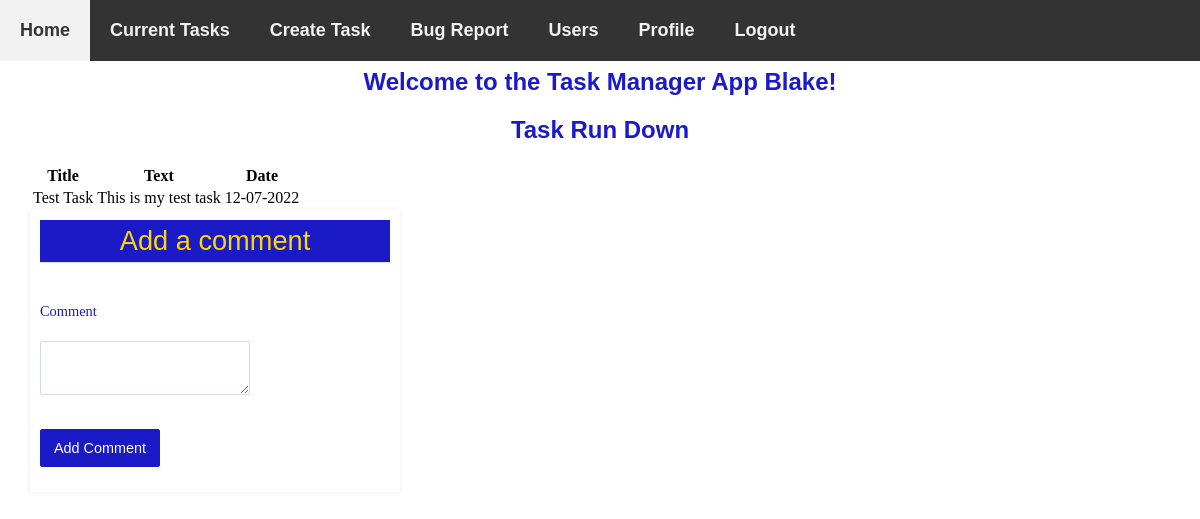
The page /notes/5 (signed in) on the database as committed earlier.
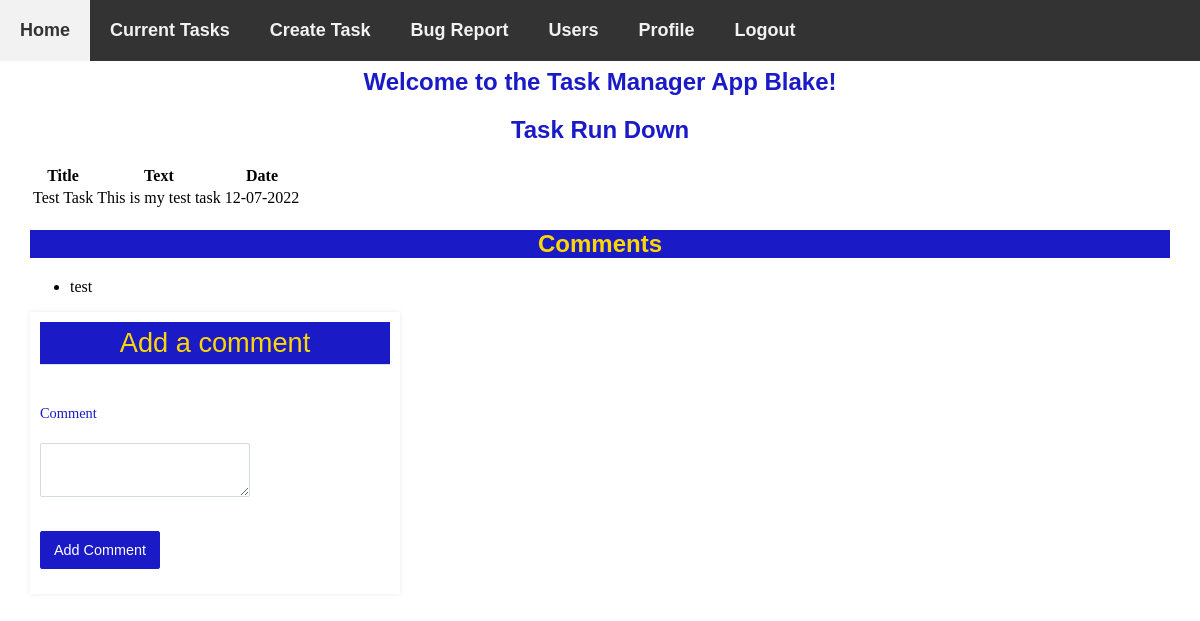
The same page on the database as committed later.
### models.py (models this page shows, shortened)
class Comment(db.Model):
    id = db.Column(db.Integer, primary_key=True)
    date_posted = db.Column(db.DateTime, nullable=False)
    content = db.Column(db.VARCHAR, nullable=False)
    note_id = db.Column(db.Integer, db.ForeignKey("note.id"), nullable=False)
    user_id = db.Column(db.Integer, db.ForeignKey("user.id"), nullable=False)

### flask06.py (the view)
@app.route('/notes/<note_id>')
def get_note(note_id):
    if session.get('user'):
        my_note = db.session.query(Note).filter_by(id=note_id, user_id=session['user_id']).one()
        form = CommentForm()
        return render_template('note.html', note=my_note, user=session['user'], form=form)
    else:
        return redirect(url_for('login'))

### forms.py
class CommentForm(FlaskForm):
    class Meta:
        csrf = False
    comment = TextAreaField('Comment', validators=[Length(min=1)])
    submit = SubmitField('Add Comment')

### templates/note.html (shortened to what this page needs)
<!DOCTYPE html>
<html lang="en">
  <head>
    <link
      rel="stylesheet"
      href="{{ url_for('static', filename='main.css') }}"
    />
  </head>
  <body>
    <header id="navbar">
      <nav>
        <a href="{{ url_for('index')}}"> Home</a>
        <a href="{{ url_for('get_notes') }}">Current Tasks</a>
        <a href="{{ url_for('new_note') }}">Create Task</a>
        <a href="{{ url_for('form') }}">Bug Report</a>
        <a href="{{ url_for('get_users') }}">Users</a>
        <a href="{{ url_for('profile') }}">Profile</a>
        <a href="{{ url_for('logout') }}">Logout</a>
    </nav>
  </header>
    <section id="content">
      <br>
      <h1>Welcome to the Task Manager App {{user}}!</h1>
        <h1>Task Run Down</h1>
        <table>
          <tr>
            <th>Title</th>
            <th>Text</th>
            <th>Date</th>
          </tr>
          <tr>
            <td>{{ note.title }}</td>
            <td>{{ note.text }}</td>
            <td>{{ note.date }}</td>
          </tr>
        </table>
        {% if note.comments %} {% if note.comments|length > 0 %}
        <h2>Comments</h2>
        <ul>
          {% for comment in note.comments %}
          <li>{{ comment.content }}</li>
          {% endfor %}
        </ul>
        {% endif %} {% endif %}
        <form action="{{ url_for('new_comment', note_id=note.id) }}" method="post">
          <div class="formwrapper">
            <h2 class="title">Add a comment</h2>
            <div class="form-field">
              {{ form.comment.label }} <br />
              {{ form.comment }}
            </div>
            {{ form.submit }}
          </div>
        </form>
    </section>
  </body>
</html>

Rows that differ between the two databases and show on the page:
added Comment: content "test"
Other text that changed with them:
text now shown: "Comments"
